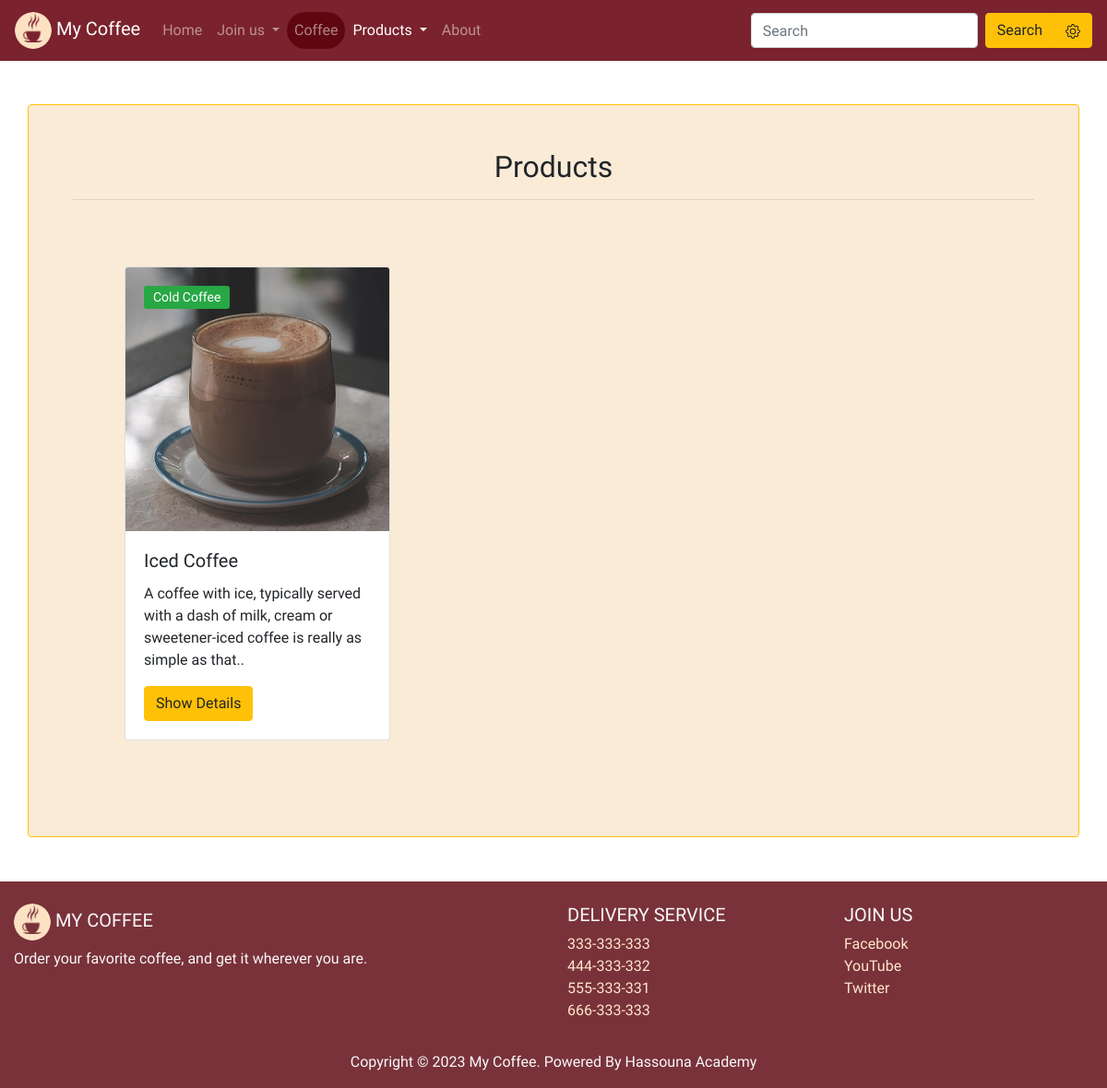
/products/cold/, run on the app's committed database.
### products/models.py (models this page shows)
class Product(models.Model):
    name = models.CharField(max_length=120)
    desc = models.TextField(max_length=10000)
    price = models.DecimalField(max_digits=6, decimal_places=2)
    image = models.ImageField(upload_to='products/images/')
    is_active = models.BooleanField(default=True)
    publish_date = models.DateTimeField(default=timezone.now)
    flag = models.CharField(max_length=20, choices=FLAG_OPTION)
    def __str__(self):
        return self.name
    class Meta:
        ordering = ['-publish_date']

### products/views.py (the view)
# urls.py: path('cold/', ProductColdList.as_view(), name='product-cold'),
class ProductColdList(ListView):
    model = Product
    template_name = 'products/product_cold.html'
    def get_context_data(self, **kwargs):
        context = super().get_context_data(**kwargs)
        context['product_cold'] = self.get_queryset().filter(flag='Cold Coffee')
        return context

### products/templates/products/product_cold.html (shortened to what this page needs)
{% extends 'base.html' %}
{% block body %}
    <div class="my-form container p-5 my-5 rounded border border-warning">
        <form>
            <h2 class="text-center">Products</h2>
            <hr>
            <section>
                <div class="container-fluid">
                  <div class="row p-5" >
                    {% for product in product_cold %}
                    <div>
                      <div class="card m-2" style="width: 18rem;">
                        <div class="details-label-group">
                          <label class="details-label new">{{product.flag}}</label>
                        </div>
                        <img src="{{product.image.url}}" class="card-img-top" alt="...">
                        <div class="card-body">
                          <h5 class="card-title">{{product}}</h5>
                          <p class="card-text">{{product.desc}}.</p>
                          <a href="{% url 'products:product-detail' product.id %}" class="btn btn-warning">Show Details</a>
                        </div>
                      </div>
                    </div>
                    {% empty %}
                    <h4 class="alert alert-warning">
                      No Products Here, <a href="{% url 'products:product-list' %}" class="text-dark">All Products</a>
                    </h4>
                    {% endfor %}
                  </div>
                </div>
            </section>
        </form>
    </div>
{% endblock body %}

### static/css/style.css (style rules this page uses)
html, body { height: 100%; width: 100%; }
a { color: rgb(255, 231, 204) ; }
body { font-family: 'Merienda', cursive; padding-top:65px; }
.my-form { background-color: antiquewhite; }
.details-label-group { position: absolute; top: 20px; left: 20px; z-index: 1; display: -webkit-box; display: -ms-flexbox; display: flex; -webkit-box-orient: vertical; -webkit-box-direction: normal; -ms-flex-direction: column; flex-direction: column; }
.details-label { font-size: 14px; padding: 6px 10px; margin-bottom: 6px; line-height: 13px; border-radius: 3px; text-transform: capitalize; text-align: center; color: var(--white); }
.details-label.new { background: var(--green); }

### data on the page
Product: flag "Cold Coffee", image (picture), name "Iced Coffee", desc "A coffee with ice, typically served with a dash of milk, cream or sweetener-iced coffee is really as simple as that."
